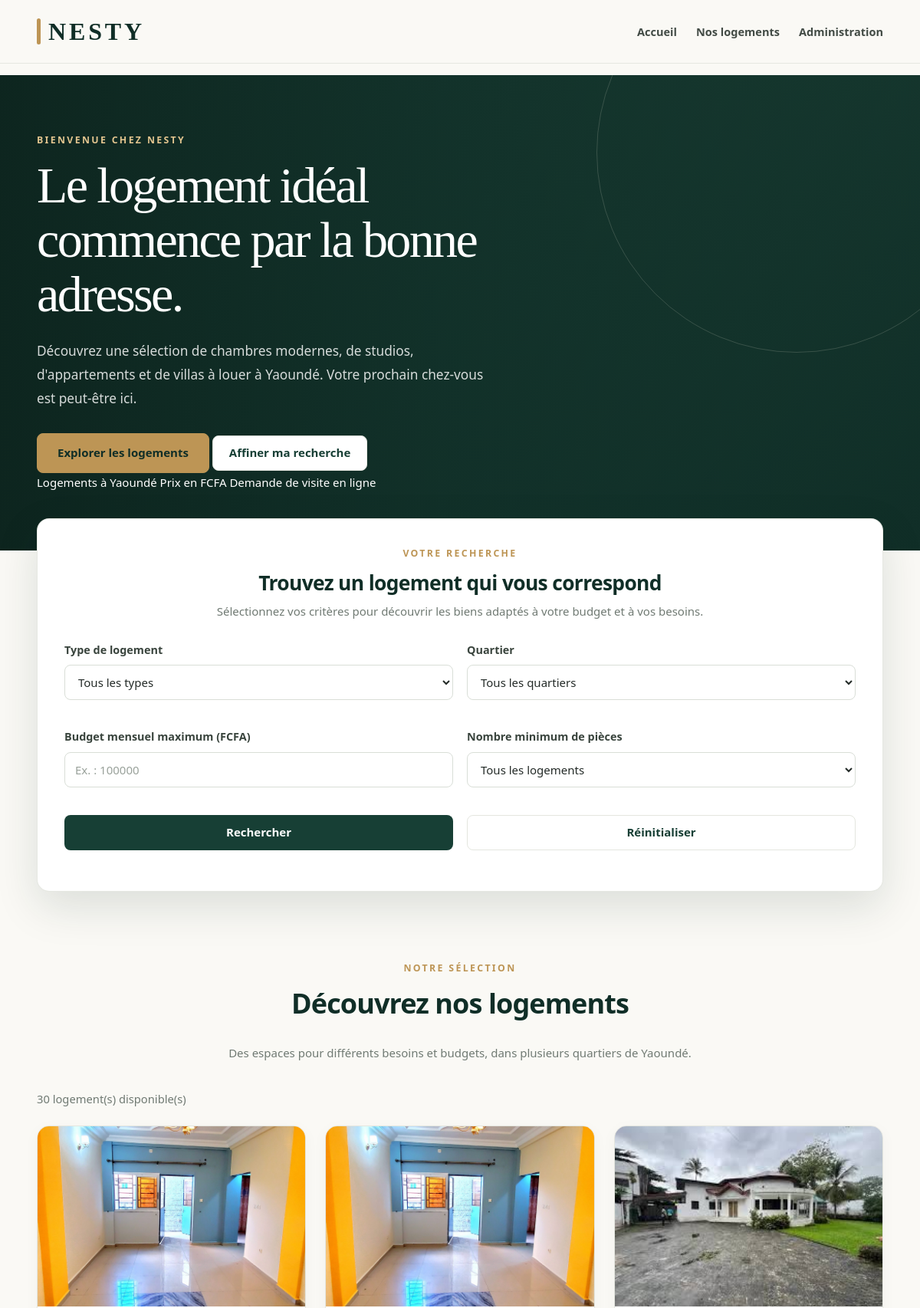
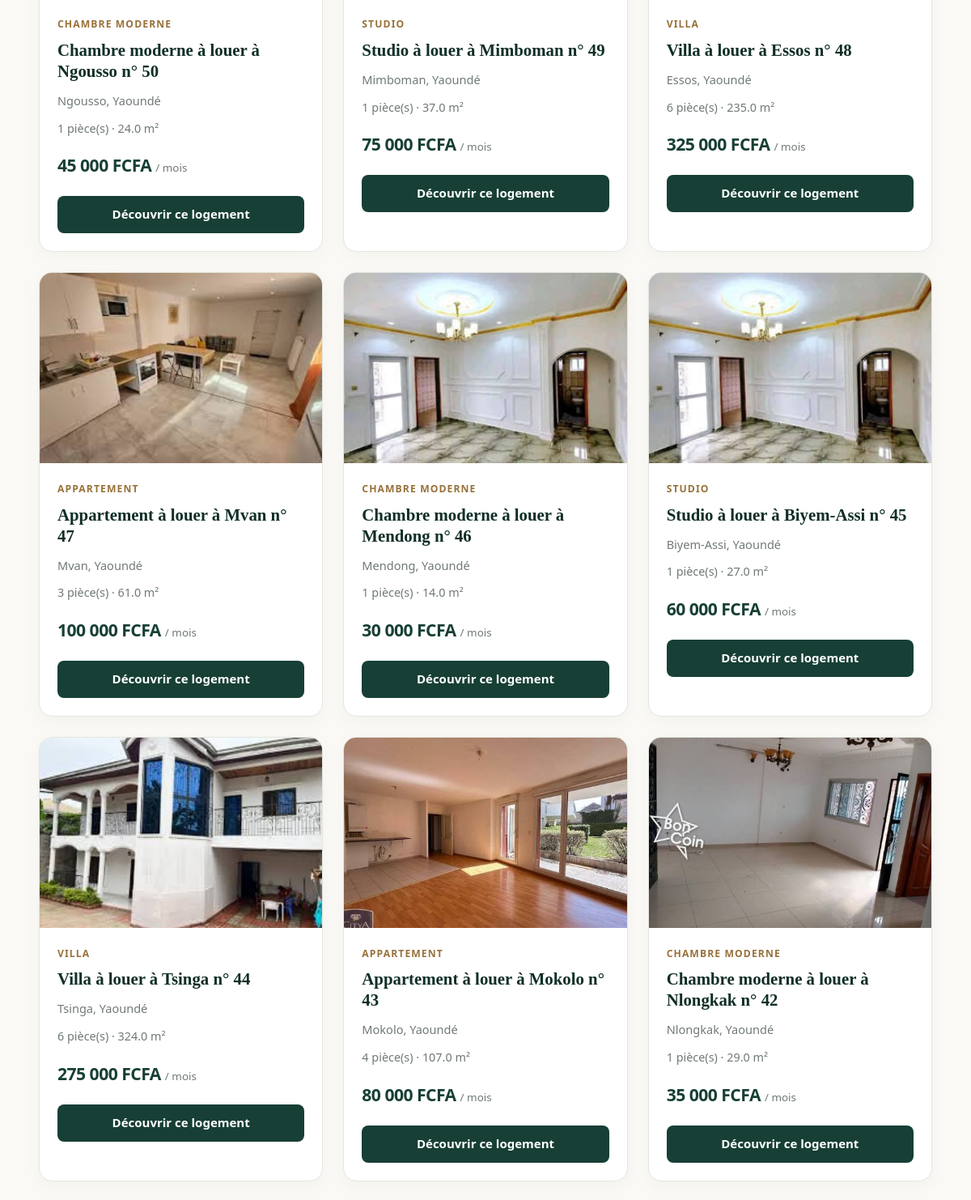
The page / (upper part) on the database its author committed (2 pictures, top to bottom).
### tables this page shows
CREATE TABLE biens(
    id INTEGER PRIMARY KEY AUTOINCREMENT,
    titre TEXT NOT NULL, 
    type TEXT NOT NULL CHECK(type IN(
        'Studio',
        'Chambre moderne',
        'Appartement',
        'Villa'
    )),
    quartier_id INTEGER NOT NULL,
    loyer_mensuel INTEGER NOT NULL CHECK(loyer_mensuel > 0),
    nombre_pieces INTEGER NOT NULL CHECK(nombre_pieces >= 1),
    superficie REAL NOT NULL CHECK(superficie > 0),
    equipements TEXT NOT NULL DEFAULT '',
    photos TEXT NOT NULL DEFAULT '',
    disponible INTEGER NOT NULL DEFAULT 1
        CHECK(disponible IN (0, 1)),
    description TEXT NOT NULL DEFAULT '',
    FOREIGN KEY (quartier_id)
        REFERENCES quartiers(id)
);

CREATE TABLE quartiers(
    id INTEGER PRIMARY KEY AUTOINCREMENT,
    nom TEXT NOT NULL,
    ville TEXT NOT NULL DEFAULT 'Yaounde',
    UNIQUE(nom,ville)
);

### app.py (the view)
@app.route("/")
def accueil():
    connexion = obtenir_connexion()
    biens = connexion.execute("""
        SELECT biens.*, quartiers.nom AS quartier
        FROM biens
        JOIN quartiers ON biens.quartier_id = quartiers.id
        WHERE biens.disponible = 1
        ORDER BY biens.id DESC
    """).fetchall()
    quartiers = connexion.execute("""
        SELECT id, nom
        FROM quartiers
        ORDER BY nom
    """).fetchall()
    connexion.close()
    return render_template(
        "accueil.html",
        biens=biens,
        quartiers=quartiers
    )

### app.py (called while the page is built)
def obtenir_connexion():
    connexion = sqlite3.connect(FICHIER_BASE)
    connexion.row_factory = sqlite3.Row
    connexion.execute("PRAGMA foreign_keys = ON")
    return connexion

### templates/accueil.html (shortened to what this page needs)
{% extends "base.html" %}
{% block contenu %}
<section class="hero">
    <div class="hero-contenu">
        <p class="hero-sous-titre">BIENVENUE CHEZ NESTY</p>
        <h1>Le logement idéal commence par la bonne adresse.</h1>
        <p>
            Découvrez une sélection de chambres modernes, de studios,
            d'appartements et de villas à louer à Yaoundé.
            Votre prochain chez-vous est peut-être ici.
        </p>
        <div class="hero-actions">
            <a href="#biens" class="bouton-principal">
                Explorer les logements
            </a>
            <a href="#recherche" class="bouton-secondaire">
                Affiner ma recherche
            </a>
        </div>
        <div class="hero-points">
            <span>Logements à Yaoundé</span>
            <span>Prix en FCFA</span>
            <span>Demande de visite en ligne</span>
        </div>
    </div>
</section>
<section class="recherche" id="recherche">
    <div class="section-entete">
        <p class="hero-sous-titre">VOTRE RECHERCHE</p>
        <h2>Trouvez un logement qui vous correspond</h2>
        <p>
            Sélectionnez vos critères pour découvrir les biens adaptés
            à votre budget et à vos besoins.
        </p>
    </div>
    <form id="formulaire-recherche">
        <div class="champ">
            <label for="type">Type de logement</label>
            <select id="type" name="type">
                <option value="">Tous les types</option>
            </select>
        </div>
        <div class="champ">
            <label for="quartier">Quartier</label>
            <select id="quartier" name="quartier">
                <option value="">Tous les quartiers</option>
            </select>
        </div>
        <div class="champ">
            <label for="loyer_maximum">Budget mensuel maximum (FCFA)</label>
            <input
                type="number"
                id="loyer_maximum"
                name="loyer_maximum"
                min="1"
                placeholder="Ex. : 100000">
        </div>
        <div class="champ">
            <label for="pieces_minimum">Nombre minimum de pièces</label>
            <select id="pieces_minimum" name="pieces_minimum">
                <option value="">Tous les logements</option>
            </select>
        </div>
        <button type="submit" class="bouton-principal">
            Rechercher
        </button>
        <button type="reset" class="bouton-secondaire">
            Réinitialiser
        </button>
    </form>
</section>
<section class="biens-section" id="biens">
    <div class="section-entete">
        <p class="hero-sous-titre">NOTRE SÉLECTION</p>
        <h2>Découvrez nos logements</h2>
        <p>
            Des espaces pour différents besoins et budgets,
            dans plusieurs quartiers de Yaoundé.
        </p>
    </div>
    <p id="nombre-resultats" aria-live="polite">
        {{ biens|length }} logement(s) disponible(s)
    </p>
    <div class="grille-biens" id="grille-biens">
        {% for bien in biens %}
            <article class="carte-bien">
                <div class="image-bien">
                    {% if bien.photos %}
                        <img
                            src="{{ url_for('static', filename=bien.photos) }}"
                            alt="Photo du logement : {{ bien.titre }}"
                            loading="lazy">
                    {% else %}
                        <div class="image-indisponible">
                            Photo non disponible
                        </div>
                    {% endif %}
                </div>
                <div class="informations-bien">
                    <p class="type-bien">{{ bien.type }}</p>
                    <h3>{{ bien.titre }}</h3>
                    <p class="quartier-bien">
                        {{ bien.quartier }}, Yaoundé
                    </p>
                    <p class="caracteristiques">
                        {{ bien.nombre_pieces }} pièce(s)
                        · {{ bien.superficie }} m²
                    </p>
                    <p class="prix-bien">
                        {{ "{:,.0f}".format(bien.loyer_mensuel).replace(",", " ") }}
                        FCFA <span>/ mois</span>
                    </p>
                    <a
                        href="{{ url_for('detail_bien', bien_id=bien.id) }}"
                        class="bouton-principal bouton-carte">
                        Découvrir ce logement
                    </a>
                </div>
            </article>
        {% else %}
            <p class="aucun-bien">
                Aucun logement n'est disponible pour le moment.
                Revenez bientôt pour découvrir nos nouvelles offres.
            </p>
        {% endfor %}
    </div>
</section>
{% endblock %}

### templates/base.html (shortened to what this page needs)
<!DOCTYPE html>
<html lang="fr">
<head>
    <link
        rel="stylesheet"
        href="{{ url_for('static', filename='css/style.css') }}">
</head>
<body>
    <header class="site-header">
        <nav class="navbar container" aria-label="Navigation principale">
            <a
                href="{{ url_for('accueil') }}"
                class="logo"
                aria-label="NESTY, retourner à l'accueil">
                NESTY
            </a>
            <ul class="menu nav-links" id="menu">
                <li>
                    <a href="{{ url_for('accueil') }}">
                        Accueil
                    </a>
                </li>
                <li>
                    <a href="{{ url_for('accueil') }}#biens">
                        Nos logements
                    </a>
                </li>
                {% if session.get('administrateur_id') %}
                    <li>
                        <a href="{{ url_for('tableau_bord_admin') }}">
                            Tableau de bord
                        </a>
                    </li>
                    <li>
                        <a href="{{ url_for('gestion_biens') }}">
                            Logements
                        </a>
                    </li>
                    <li>
                        <a href="{{ url_for('gestion_demandes') }}">
                            Demandes
                        </a>
                    </li>
                    <li>
                        <a href="{{ url_for('gestion_locations') }}">
                            Locations
                        </a>
                    </li>
                    <li>
                        <a href="{{ url_for('gestion_paiements') }}">
                            Paiements
                        </a>
                    </li>
                    <li>
                        <form
                            action="{{ url_for('deconnexion_admin') }}"
                            method="POST">
                            <button type="submit">
                                Déconnexion
                            </button>
                        </form>
                    </li>
                {% else %}
                    <li>
                        <a href="{{ url_for('connexion_admin') }}">
                            Administration
                        </a>
                    </li>
                {% endif %}
            </ul>
        </nav>
    </header>
    <main id="contenu-principal">
        <div
            class="flash-messages container"
            aria-live="polite"
            aria-atomic="true">
        </div>
        {% block contenu %}{% endblock %}
    </main>
</body>
</html>

### rows shown on the page
biens: photos (picture), type "CHAMBRE MODERNE", titre "Chambre moderne à louer à Ngousso n° 50", quartier "Ngousso", nombre_pieces "1", superficie "24.0", loyer_mensuel "45 000"
biens: photos (picture), type "STUDIO", titre "Studio à louer à Mimboman n° 49", quartier "Mimboman", nombre_pieces "1", superficie "37.0", loyer_mensuel "75 000"
biens: photos (picture), type "VILLA", titre "Villa à louer à Essos n° 48", quartier "Essos", nombre_pieces "6", superficie "235.0", loyer_mensuel "325 000"
biens: photos (picture), type "APPARTEMENT", titre "Appartement à louer à Mvan n° 47", quartier "Mvan", nombre_pieces "3", superficie "61.0", loyer_mensuel "100 000"
biens: photos (picture), type "CHAMBRE MODERNE", titre "Chambre moderne à louer à Mendong n° 46", quartier "Mendong", nombre_pieces "1", superficie "14.0", loyer_mensuel "30 000"
biens: photos (picture), type "STUDIO", titre "Studio à louer à Biyem-Assi n° 45", quartier "Biyem-Assi", nombre_pieces "1", superficie "27.0", loyer_mensuel "60 000"
biens: photos (picture), type "VILLA", titre "Villa à louer à Tsinga n° 44", quartier "Tsinga", nombre_pieces "6", superficie "324.0", loyer_mensuel "275 000"
biens: photos (picture), type "APPARTEMENT", titre "Appartement à louer à Mokolo n° 43", quartier "Mokolo", nombre_pieces "4", superficie "107.0", loyer_mensuel "80 000"
biens: photos (picture), type "CHAMBRE MODERNE", titre "Chambre moderne à louer à Nlongkak n° 42", quartier "Nlongkak", nombre_pieces "1", superficie "29.0", loyer_mensuel "35 000"

### other values the page prints
{{ biens|length }} "30"
